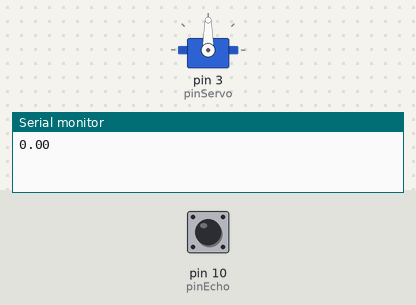
Recording of a program running on a simulated Arduino Uno, built with avr-gcc and run on an emulated ATmega328P. Shown: servo, the last lines printed to the serial monitor. The test bench sets the inputs (shaded band); at power-on: pin 10 (pinEcho) LOW.

Above: at 1.2 s.
1.3 s: pin 10 (pinEcho) pulsed HIGH 5 times (0.12 s each, 0.3 s apart)
At 1.57 s:
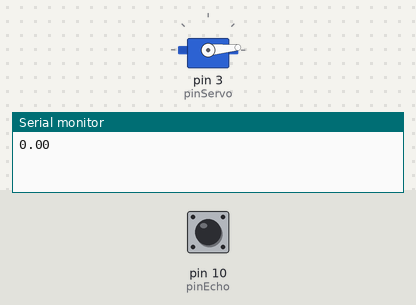
At 3.1 s:
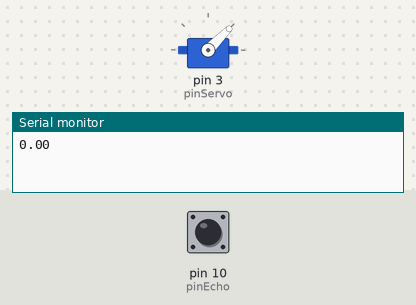
4.3 s: pin 10 (pinEcho) pulsed HIGH 2 times (0.12 s each, 0.3 s apart)
At 5.9 s:
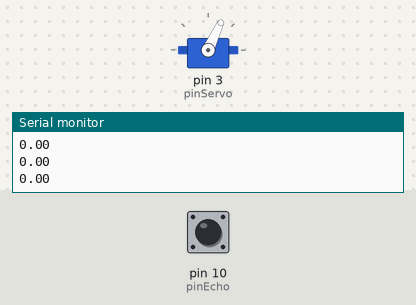
Timing chart, 0 to 7.4 s (numbered marks = the images above; inputs shaded):
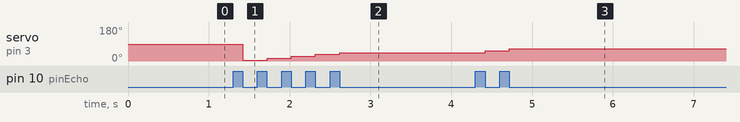

The program:

main.cpp
```cpp
#include<Arduino.h>
#include<Servo.h>
//defines the variables and pins used by the US sensor and the constants for conversion
int pinTrigger = 9;
int pinEcho = 10;
const float soundSpeed = 0.034; //cm/ms
volatile float distance = 0;
volatile float echoTime;

//defines the pins and variables used for the servo motor
int pinServo = 3;
Servo servo;
int servoAngle = 5;

void setup(){
  pinMode(pinTrigger, OUTPUT);
  digitalWrite(pinTrigger, LOW);
  pinMode(pinEcho, INPUT);
  Serial.begin(19200);
  servo.attach(pinServo);
}
float Head(){
  //finds the distance from target
  float distance = 0;
  digitalWrite(pinTrigger, HIGH);
  delay(12);
  digitalWrite(pinTrigger, LOW);
  echoTime = pulseIn(pinEcho, HIGH);
  distance = echoTime*soundSpeed/2;
  return distance;
}
void servoSearch(){
  //rotates the servo to search for target, while it's too far TODO: distance>200
  int change = 10;
  while (distance>100){
    servo.write(servoAngle);
    distance = Head();
    servoAngle += change;
    if (servoAngle >=170){
      change = -change;
    }
  }
}
void loop(){
  distance = Head();
  if (distance>100){
      servoSearch();
  }
  Serial.println(distance);
  delay(50);
}
```

Measured:
- after the input at 1.3 s, servo on pin 3 (pinServo): 90° → 5° after 0.12 s, → 15° 0.30 s later, → 25° 0.30 s later, → 35° 0.30 s later, … (5 changes in this stretch)
- after the input at 4.3 s, servo on pin 3 (pinServo): 45° → 55° after 0.12 s, → 65° 0.30 s later
